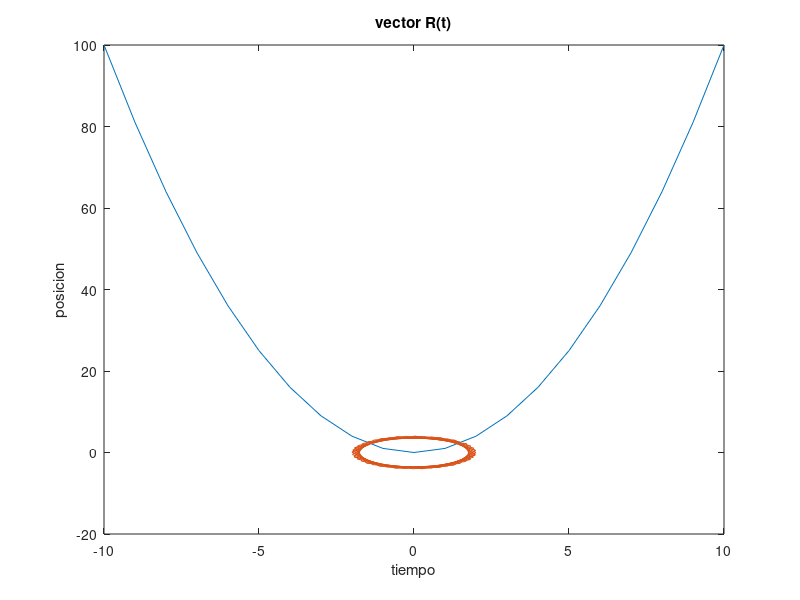

MATLAB code to generate this figure:
t = -10:1:10
k = t.^2
a=[t' k']
plot(t,k)
x=[0,a(1)] %%definir como vector x=[x0,x1]�
y=[0,a(1,2)]
hold on
xlabel('tiempo')
ylabel('posicion')
title('vector R(t)')
%%hold on 
%%gird on
t = -10*pi:1:10*pi
x3=2*sin(t)
y3=4*cos(t)
z=t
plot3(x3,y3,z)
pause(30)    